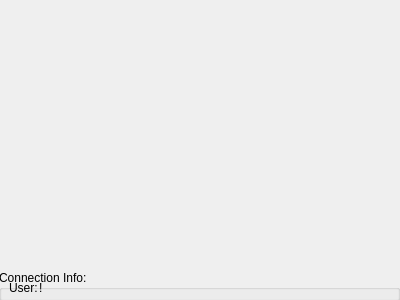
<?xml version="1.0" encoding="UTF-8"?>
<ui version="4.0">
 <class>GeneralWindow</class>
 <widget class="QDialog" name="GeneralWindow">
  <property name="geometry">
   <rect>
    <x>0</x>
    <y>0</y>
    <width>400</width>
    <height>300</height>
   </rect>
  </property>
  <property name="windowTitle">
   <string>Dialog</string>
  </property>
  <widget class="QGroupBox" name="groupBox">
   <property name="geometry">
    <rect>
     <x>-1</x>
     <y>270</y>
     <width>401</width>
     <height>31</height>
    </rect>
   </property>
   <property name="title">
    <string>Connection Info:</string>
   </property>
   <widget class="QLabel" name="label">
    <property name="geometry">
     <rect>
      <x>10</x>
      <y>10</y>
      <width>31</width>
      <height>16</height>
     </rect>
    </property>
    <property name="text">
     <string>User: </string>
    </property>
   </widget>
   <widget class="QLabel" name="user">
    <property name="geometry">
     <rect>
      <x>40</x>
      <y>10</y>
      <width>101</width>
      <height>16</height>
     </rect>
    </property>
    <property name="text">
     <string>! </string>
    </property>
   </widget>
  </widget>
 </widget>
 <resources/>
 <connections/>
</ui>
